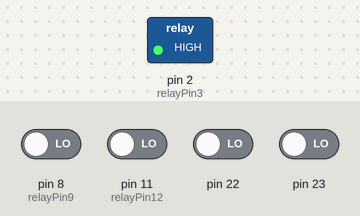
Simulated run of this sketch. Board: Arduino Uno, built with avr-gcc and run on an emulated ATmega328P. Parts: switched loads named in the sketch (green lamp = pin HIGH). The test bench sets the inputs (shaded band); at power-on: pin 8 (relayPin9), pin 11 (relayPin12), pin 22, pin 23 LOW. Pins used as bus, display or sensor lines are not drawn; what the sketch prints to the serial monitor is not drawn.

Above: at 8.0 s.
At 15.5 s:
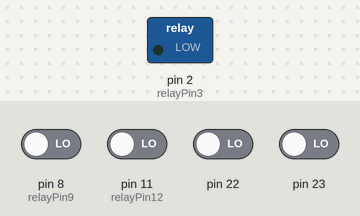
Timing chart, 0 to 62.1 s (numbered marks = the images above):
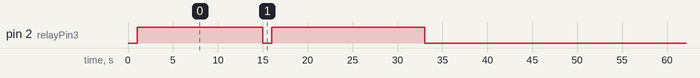

The sketch:

Relaystest_12ch_I2C.ino
```cpp
#include <Wire.h>
#include <PCF8575.h>              // this uses the PCF8575 library by Rob Tillaart, please install it first

PCF8575 PCF_01(0x20);

int relayPin1=0;
int relayPin2=1;
int relayPin3=2;
int relayPin4=3;
int relayPin5=4;
int relayPin6=5;
int relayPin7=6;
int relayPin8=7;
int relayPin9=8;
int relayPin10=9;
int relayPin11=10;
int relayPin12=11;
int switchPin1=12;
int switchPin2=13;

byte switch1;
byte switch2;

void setup() {

  // initialize i2c interface
  Wire.begin();
  PCF_01.begin();
  // initialize serial interface
  Serial.begin(9600);

  delay(1000);

  PCF_01.write(relayPin1,HIGH);
  PCF_01.write(relayPin2,HIGH);
  PCF_01.write(relayPin3,HIGH);
  PCF_01.write(relayPin4,HIGH);
  PCF_01.write(relayPin5,HIGH);
  PCF_01.write(relayPin6,HIGH);
  PCF_01.write(relayPin7,HIGH);
  PCF_01.write(relayPin8,HIGH);
  PCF_01.write(relayPin9,HIGH);
  PCF_01.write(relayPin10,HIGH);
  PCF_01.write(relayPin11,HIGH);
  PCF_01.write(relayPin12,HIGH);

}

void loop() {
  // put your main code here, to run repeatedly:

  switch1=PCF_01.read(switchPin1);            // this is reading the 2 switches
  if (switch1==HIGH){
    Serial.println("Switch 1: ON");
  }
  else{
    Serial.println("Switch 1: OFF");
  }

  switch2=PCF_01.read(switchPin2);
  if (switch2==HIGH){
    Serial.println("Switch 2: ON");
  }
  else{
    Serial.println("Switch 2: OFF");
  }

  PCF_01.write(relayPin1,LOW);                // this is checking individual relays one by one
  delay(1000);
  PCF_01.write(relayPin1,HIGH);
  delay(1000);

  PCF_01.write(relayPin2,LOW);
  delay(1000);
  PCF_01.write(relayPin2,HIGH);
  delay(1000);

  PCF_01.write(relayPin3,LOW);
  delay(1000);
  PCF_01.write(relayPin3,HIGH);
  delay(1000);

  PCF_01.write(relayPin4,LOW);
  delay(1000);
  PCF_01.write(relayPin4,HIGH);
  delay(1000);

  PCF_01.write(relayPin5,LOW);
  delay(1000);
  PCF_01.write(relayPin5,HIGH);
  delay(1000);

  PCF_01.write(relayPin6,LOW);
  delay(1000);
  PCF_01.write(relayPin6,HIGH);
  delay(1000);

  PCF_01.write(relayPin7,LOW);
  delay(1000);
  PCF_01.write(relayPin7,HIGH);
  delay(1000);

  PCF_01.write(relayPin8,LOW);
  delay(1000);
  PCF_01.write(relayPin8,HIGH);
  delay(1000);

  PCF_01.write(relayPin9,LOW);
  delay(1000);
  PCF_01.write(relayPin9,HIGH);
  delay(1000);

  PCF_01.write(relayPin10,LOW);
  delay(1000);
  PCF_01.write(relayPin10,HIGH);
  delay(1000);

  PCF_01.write(relayPin11,LOW);
  delay(1000);
  PCF_01.write(relayPin11,HIGH);
  delay(1000);

  PCF_01.write(relayPin12,LOW);
  delay(1000);
  PCF_01.write(relayPin12,HIGH);
  delay(2000);


  PCF_01.write(relayPin1,LOW);                     // this turns on all relays one after the other
  delay(1000);
  PCF_01.write(relayPin2,LOW);
  delay(1000);
  PCF_01.write(relayPin3,LOW);
  delay(1000);
  PCF_01.write(relayPin4,LOW);
  delay(1000);
  PCF_01.write(relayPin5,LOW);
  delay(1000);
  PCF_01.write(relayPin6,LOW);
  delay(1000);
  PCF_01.write(relayPin7,LOW);
  delay(1000);
  PCF_01.write(relayPin8,LOW);
  delay(1000);
  PCF_01.write(relayPin9,LOW);
  delay(1000);
  PCF_01.write(relayPin10,LOW);
  delay(1000);
  PCF_01.write(relayPin11,LOW);
  delay(1000);
  PCF_01.write(relayPin12,LOW);
  delay(1000);


  delay(10000);

}
```

Measured:
- by itself, pin 2 (relayPin3): repeats every 47.0 s: HIGH 17.0 s, LOW 30.0 s
